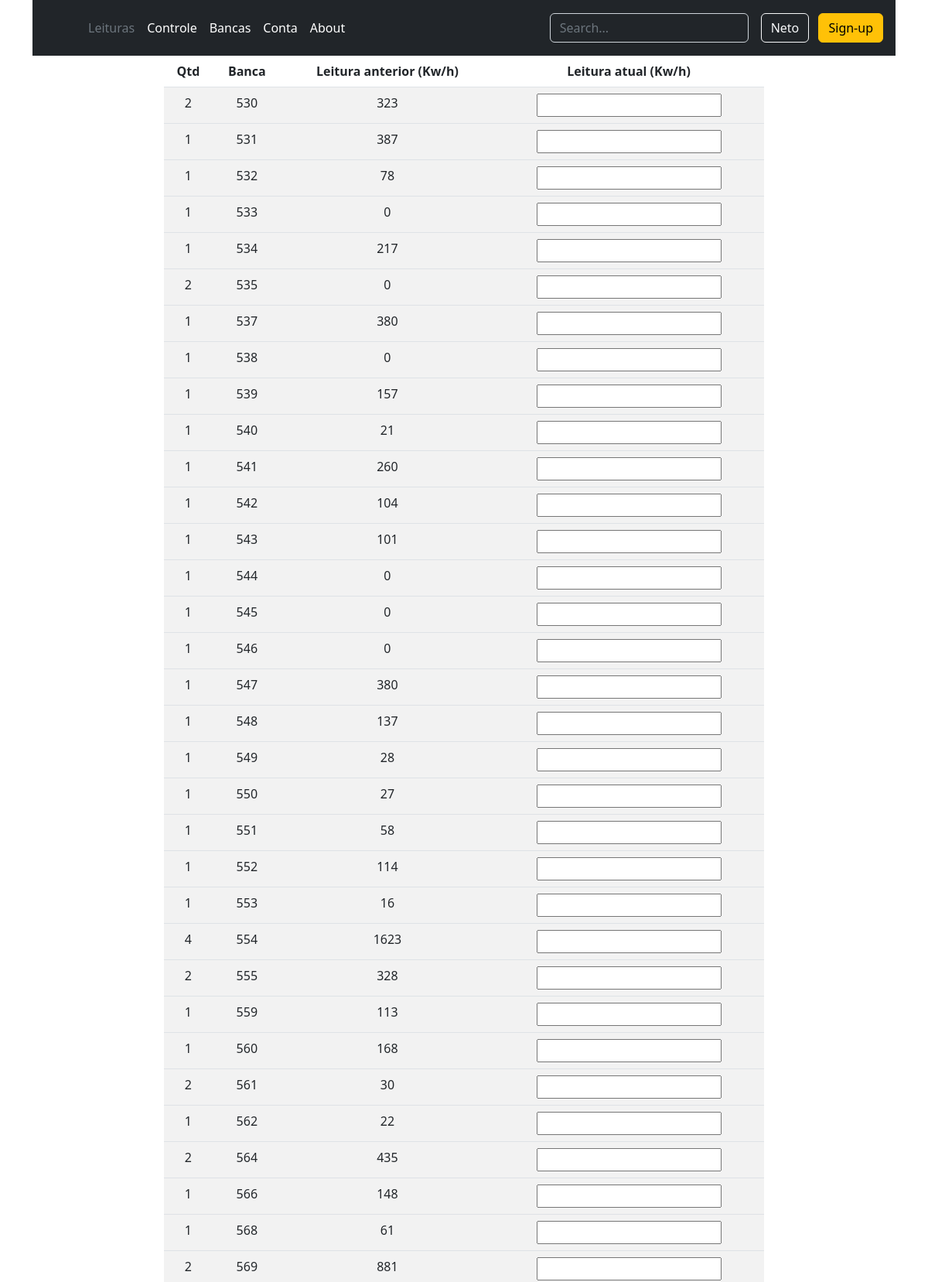
/controle/ (signed in, upper part), run on the app's committed database.
### feira/models.py (models this page shows, shortened)
class Leitura(models.Model):
    anterior = models.IntegerField(verbose_name='Leitura Anterior')
    atual = models.IntegerField(verbose_name='Leitura Atual')
    data = models.DateTimeField(auto_created=True, auto_now=True)
    banca = models.ForeignKey("Bancas" ,on_delete=models.PROTECT, related_query_name='bancas')
    class Meta:
        ordering = ['banca']

class Bancas(models.Model):
    numero = models.IntegerField(unique=True, verbose_name="Número")
    qtd = models.IntegerField(default=1)
    obs = models.CharField(max_length=50,null=True, blank=True)
    class Meta:
        ordering = ['numero']

### feira/views.py (the view)
# urls.py: path('controle/', ControleView.as_view(), name='controle'),
class ControleView(ListView):
    model = Leitura
    queryset = Leitura.objects.all()
    template_name = 'feira/Controle.html'

### feira/templates/feira/Controle.html (shortened to what this page needs)
{% extends 'feira/modelo.html' %}
{% load static %}
{% block conteudo %}
<div class="container col-8 auto">
<table class="table table-striped text-center ">
    <thead>
      <tr>
        <th >Qtd</th>
        <th >Banca</th>
        <th >Leitura anterior (Kw/h) </th>
        <th >Leitura atual (Kw/h) </th>
      </tr>
    </thead>
    {% for item in object_list %}
    <tbody >
      <tr >
        <td class="qtd">{{ item.banca.qtd }}</td>
        <td>{{ item.banca.numero }}</td>
        <td class="ant">{{ item.atual }}</td>
        <td class="atual"><input type="text" name="atualizar" id=""></td>
      </tr>
    </tbody>
    {% endfor %}
</table>
</div>
{% endblock %}

### feira/templates/feira/modelo.html (shortened to what this page needs)
{% load static %}
<!DOCTYPE html>
<html lang="pt-br">
<head>
    <link rel="stylesheet" href="{% static 'css/bootstrap.min.css' %}">
</head>
<body>
  {% if request.user.is_authenticated %}
  <div class="container">
  <header class="p-3 text-bg-dark">
      <div class="d-flex flex-wrap align-items-center justify-content-center justify-content-lg-start">
        <a href="/" class="d-flex align-items-center mb-2 mb-lg-0 text-white text-decoration-none">
          <svg class="bi me-2" width="40" height="32" role="img" aria-label="Bootstrap"><use xlink:href="#bootstrap"></use></svg>
        </a>
        <ul class="nav col-12 col-lg-auto me-lg-auto mb-2 justify-content-center mb-md-0">
          <li><a href="{% url 'listar_leitura' %}" class="nav-link px-2 text-secondary">Leituras</a></li>
          <li><a href="{% url 'controle' %}" class="nav-link px-2 text-white">Controle</a></li>
          <li><a href="{% url 'listar_banca' %}" class="nav-link px-2 text-white">Bancas</a></li>
          <li><a href="{% url 'conta-update' 1 %}" class="nav-link px-2 text-white">Conta</a></li>
          <li><a href="#" class="nav-link px-2 text-white">About</a></li>
        </ul>
        <form class="col-12 col-lg-auto mb-3 mb-lg-0 me-lg-3" role="search">
          <input type="search" class="form-control form-control-dark text-bg-dark" placeholder="Search..." aria-label="Search">
        </form>
        <div class="text-end">
          <button type="button" class="btn btn-outline-light me-2">{{ request.user | title }}</button>
          <a href="{% url 'logout' %}" class="btn btn-warning">Sign-up</a>
        </div>
      </div>
    </header>
    </div>
  {% endif %}
    {% block conteudo %}{% endblock %}
</body>
</html>

### data on the page
Leitura: banca.qtd "2", banca.numero "530", atual "323"
Leitura: banca.qtd "1", banca.numero "531", atual "387"
Leitura: banca.qtd "1", banca.numero "532", atual "78"
Leitura: banca.qtd "1", banca.numero "533", atual "0"
Leitura: banca.qtd "1", banca.numero "534", atual "217"
Leitura: banca.qtd "2", banca.numero "535", atual "0"
Leitura: banca.qtd "1", banca.numero "537", atual "380"
Leitura: banca.qtd "1", banca.numero "538", atual "0"
Leitura: banca.qtd "1", banca.numero "539", atual "157"
Leitura: banca.qtd "1", banca.numero "540", atual "21"
Leitura: banca.qtd "1", banca.numero "541", atual "260"
Leitura: banca.qtd "1", banca.numero "542", atual "104"
Leitura: banca.qtd "1", banca.numero "543", atual "101"
Leitura: banca.qtd "1", banca.numero "544", atual "0"
Leitura: banca.qtd "1", banca.numero "545", atual "0"
Leitura: banca.qtd "1", banca.numero "546", atual "0"
Leitura: banca.qtd "1", banca.numero "547", atual "380"
Leitura: banca.qtd "1", banca.numero "548", atual "137"
Leitura: banca.qtd "1", banca.numero "549", atual "28"
Leitura: banca.qtd "1", banca.numero "550", atual "27"
Leitura: banca.qtd "1", banca.numero "551", atual "58"
Leitura: banca.qtd "1", banca.numero "552", atual "114"
Leitura: banca.qtd "1", banca.numero "553", atual "16"
Leitura: banca.qtd "4", banca.numero "554", atual "1623"
Leitura: banca.qtd "2", banca.numero "555", atual "328"
Leitura: banca.qtd "1", banca.numero "559", atual "113"
Leitura: banca.qtd "1", banca.numero "560", atual "168"
Leitura: banca.qtd "2", banca.numero "561", atual "30"
Leitura: banca.qtd "1", banca.numero "562", atual "22"
Leitura: banca.qtd "2", banca.numero "564", atual "435"
Leitura: banca.qtd "1", banca.numero "566", atual "148"
Leitura: banca.qtd "1", banca.numero "568", atual "61"
Leitura: banca.qtd "2", banca.numero "569", atual "881"

### other printed values
{{ request.user | title }} "Neto"
